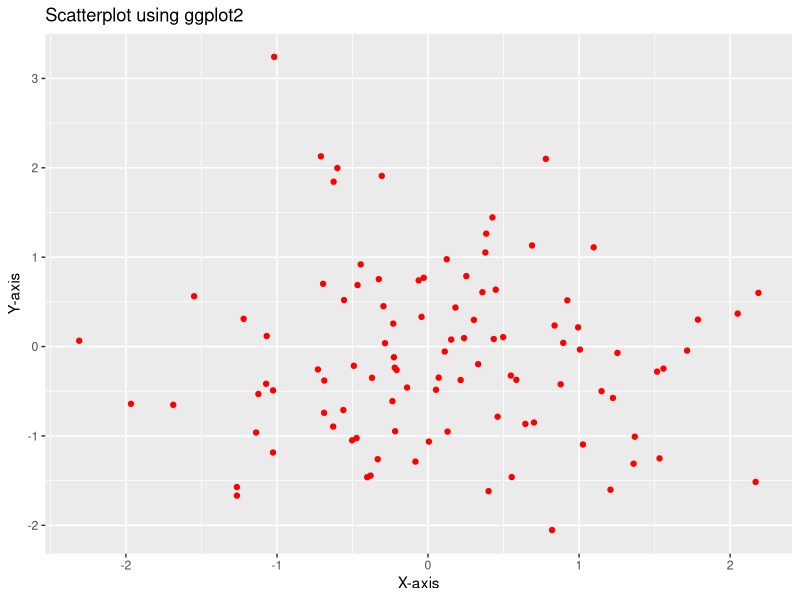
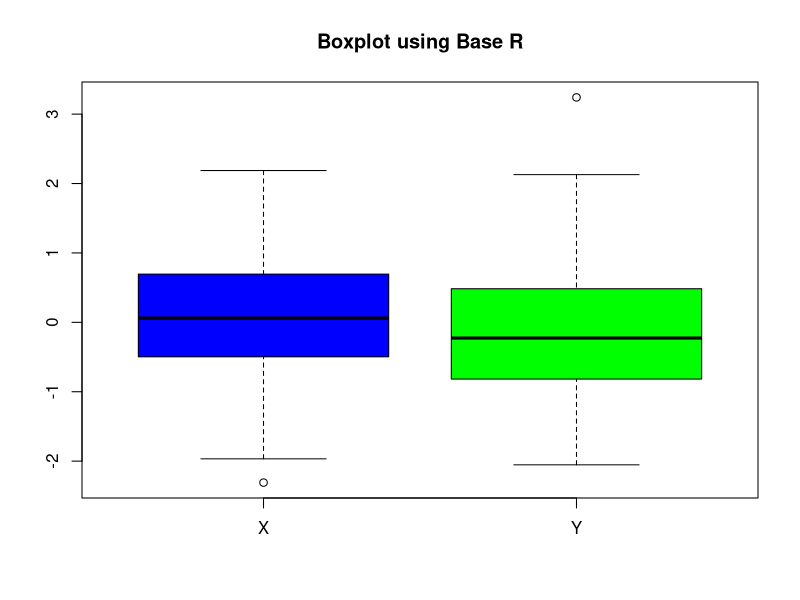
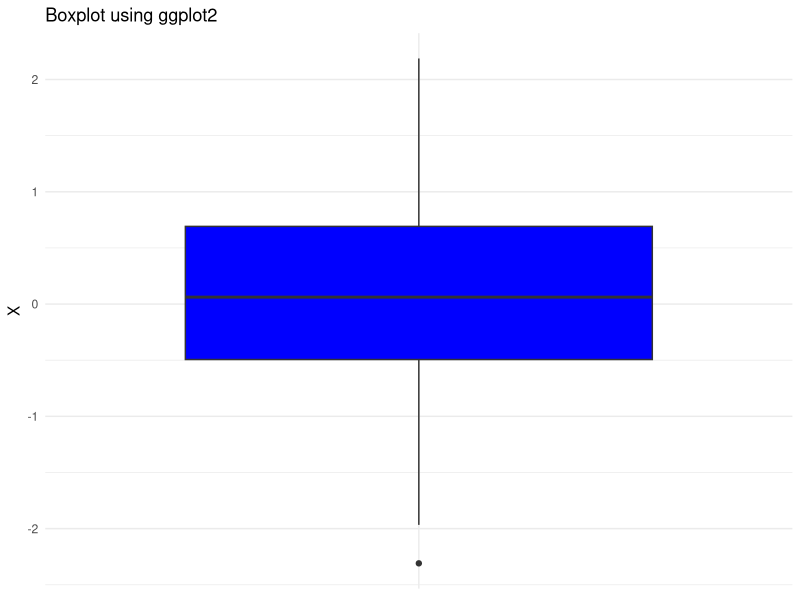
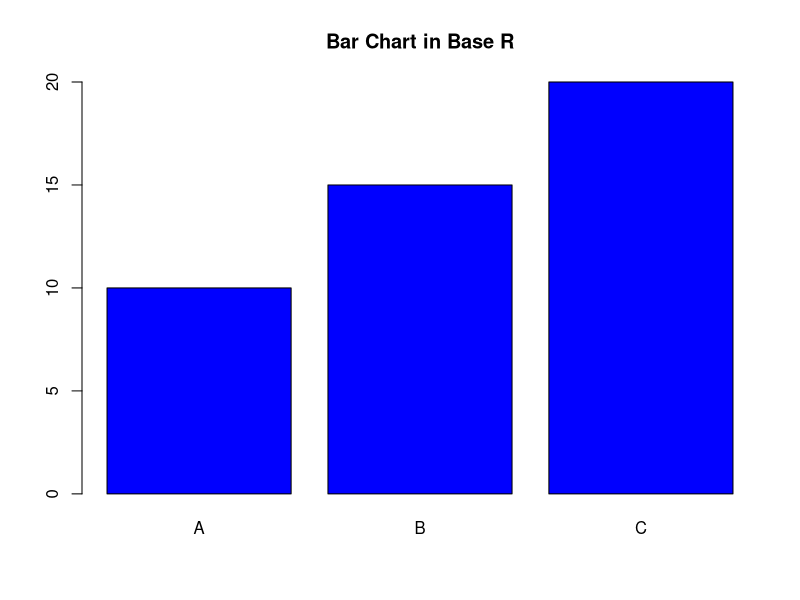
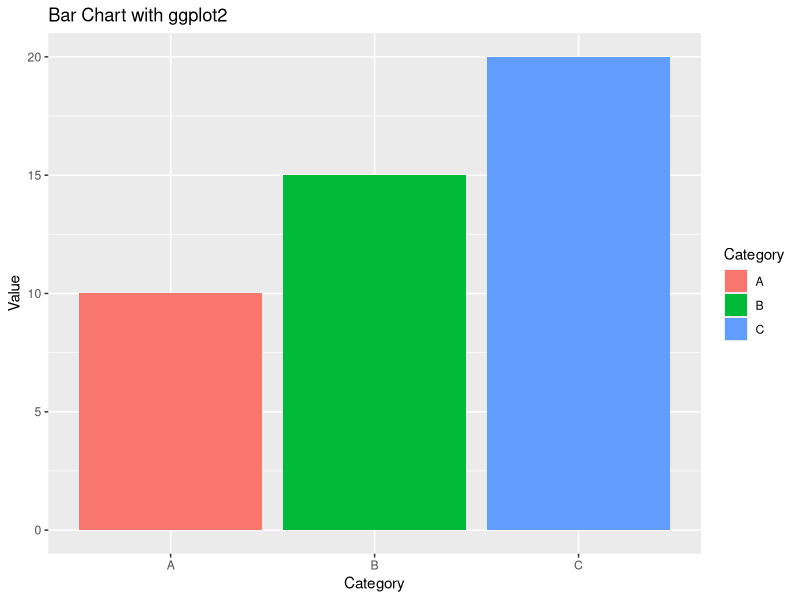
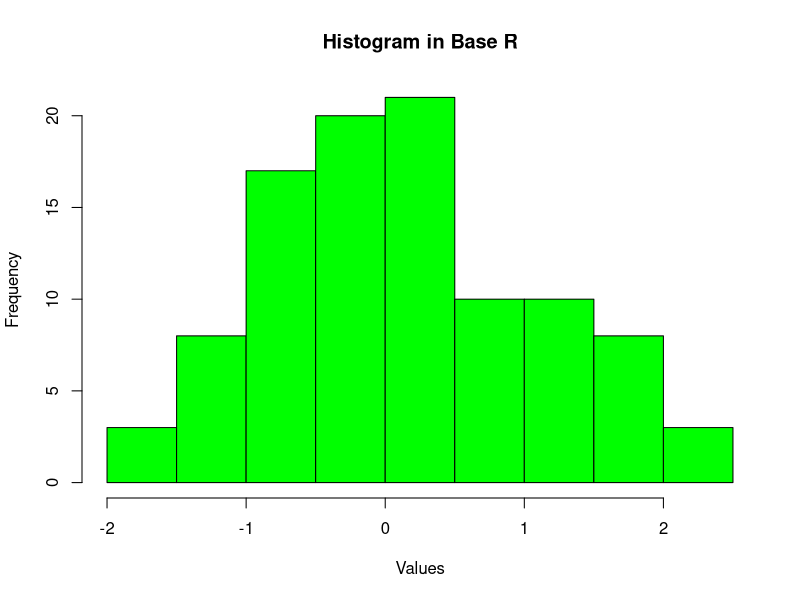
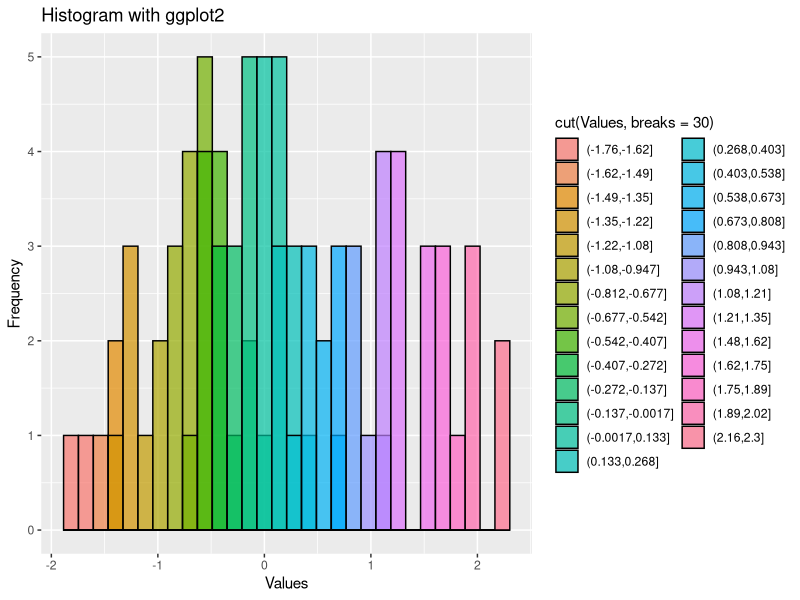

R code for these plots, in order:
# Create a sample dataset
set.seed(123)
data <- data.frame(
  X = rnorm(100),
  Y = rnorm(100)
)
# Install and load libraries
# install.packages("ggplot2")
library(ggplot2)
# Create a scatterplot using ggplot2
ggplot(data, aes(x = X, y = Y)) +
  geom_point(color = "red") +
  labs(title = "Scatterplot using ggplot2", x = "X-axis", y = "Y-axis")

# Create a boxplot using base R
boxplot(data$X, data$Y, main = "Boxplot using Base R", col = c("blue", "green"), names = c("X", "Y"))

# Create a boxplot using ggplot2
ggplot(data, aes(x = factor(1), y = X)) +
  geom_boxplot(fill = "blue") +
  ggtitle("Boxplot using ggplot2") +
  theme_minimal() +
  theme(axis.title.x = element_blank(),
        axis.text.x = element_blank(),
        axis.ticks.x = element_blank())
# Sample data
data <- data.frame(Category = c("A", "B", "C"), Value = c(10, 15, 20))

# Create a bar chart
barplot(data$Value, names.arg = data$Category, col = "blue", main = "Bar Chart in Base R")

library(ggplot2)

# Create a bar chart with ggplot2
ggplot(data, aes(x = Category, y = Value, fill = Category)) +
  geom_bar(stat = "identity") +
  labs(title = "Bar Chart with ggplot2", x = "Category", y = "Value")

# Sample data
data <- data.frame(Values = rnorm(100))

# Create a histogram
hist(data$Values, col = "green", main = "Histogram in Base R", xlab = "Values")


library(ggplot2)

# Create a histogram with ggplot2
ggplot(data, aes(x = Values, fill = cut(Values, breaks = 30))) +
  geom_histogram(position = "identity", alpha = 0.7, color = "black") +
  labs(title = "Histogram with ggplot2", x = "Values", y = "Frequency")













